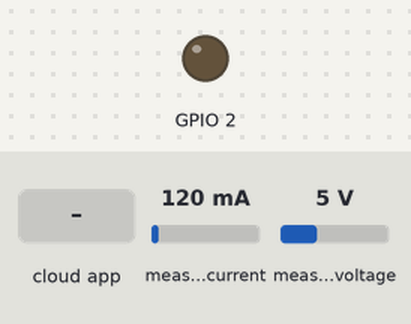
Simulated run of this sketch. Board: ESP8266 (NodeMCU). Parts: output pins drawn as LEDs (lit = HIGH). The test bench sets the inputs (shaded band); at power-on: measured current 120 mA, measured voltage 5 V. WiFi joins after 1.5 s; servers stay silent unless stated; network time is answered at once with the bench clock; the local clock reads 2024-03-15 10:24:30 at power-on unless the sketch sets it; the Firebase database answers and starts empty.

Above: at 3.7 s.
3.8 s: the phone or cloud app sets relay to 1
At 6.1 s:
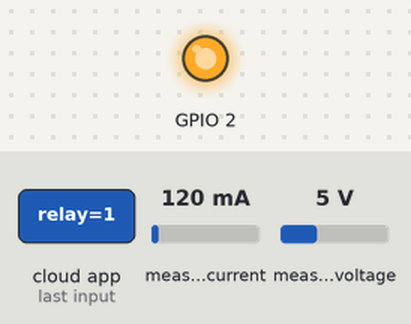
7.2 s: the phone or cloud app sets relay to 0
At 8.8 s:
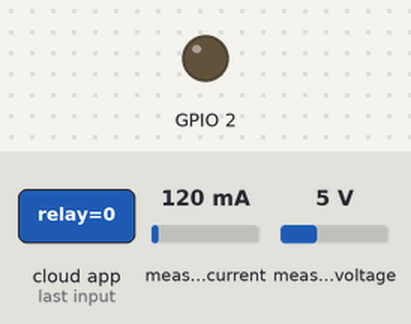
Timing chart, 0 to 10.3 s (numbered marks = the images above; inputs shaded):
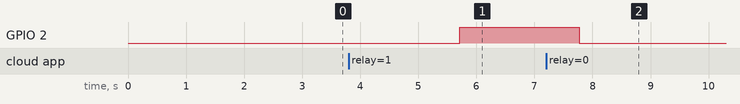

The sketch:

kamar1.ino
```cpp
//Firebase
#include <ESP8266Firebase.h>
#include <ESP8266WiFi.h>
#define REFERENCE_URL "Your Firebase project reference url"
Firebase firebase(REFERENCE_URL);

//Set WiFi
#define _SSID "Your SSID"
#define _PASSWORD "Your Password"

//PZEM
#include <PZEM004Tv30.h>
#define PZEM_SERIAL Serial
PZEM004Tv30 pzem(PZEM_SERIAL);

#include <NTPClient.h>
#include <WiFiUdp.h>

WiFiUDP ntpUDP;
NTPClient timeClient(ntpUDP, "pool.ntp.org");

// Variable to save current epoch time
unsigned long epochTime;

// Function that gets current epoch time
unsigned long getTime() {
  timeClient.update();
  unsigned long now = timeClient.getEpochTime();
  return now;
}

//Deklrasi
int count = 0;

void setup() {
  //Connect WiFi
  WiFi.mode(WIFI_STA);
  WiFi.disconnect();
  delay(1000);
  WiFi.begin(_SSID, _PASSWORD);
  while (WiFi.status() != WL_CONNECTED) {
    delay(500);
  }

  timeClient.begin();

  //PinMode
  pinMode(2, OUTPUT);
  digitalWrite(2, LOW);
}

void loop() {
  //PZEM
  float voltage = pzem.voltage();
  float current = pzem.current();
  float power = pzem.power();
  float energy = pzem.energy();
  float pf = pzem.pf();

  //Jika Mendeteksi Tidak Ada Tegangan
  if(isnan(voltage)){
    //Proteksi
    count = firebase.getInt("Listrik/Kamar1/count");
    if(count >= 1){
      firebase.setInt("Listrik/Kamar1/relay", 0);
      firebase.setInt("Listrik/Kamar1/count", 0);
    }
  } else {
    //Update dan Get Data
    firebase.setFloat("Listrik/Kamar1/volt", voltage);
    firebase.setFloat("Listrik/Kamar1/ampere", current);
    firebase.setFloat("Listrik/Kamar1/watt", power);
    firebase.setFloat("Listrik/Kamar1/kwh", energy);
    firebase.setFloat("Listrik/Kamar1/cosphi", pf);

    //Count Plus
    count = count+1;
    firebase.setInt("Listrik/Kamar1/count", count);
  }

  int relay = firebase.getInt("Listrik/Kamar1/relay");
  digitalWrite(2, relay);

  int kwhToken = firebase.getInt("Listrik/Kamar1/kwhToken");

  if(energy > kwhToken){
    firebase.setInt("Listrik/Kamar1/emptyKwh", 1);
  }else{
    firebase.setInt("Listrik/Kamar1/emptyKwh", 0);
  }

  epochTime = getTime();
  firebase.setInt("Listrik/Kamar1/timestamp", epochTime);

  delay(500);
}
```

Measured:
- after the input at 3.8 s, GPIO 2: LOW → HIGH after 1.9 s
- after the input at 7.2 s, GPIO 2: HIGH → LOW after 0.58 s
